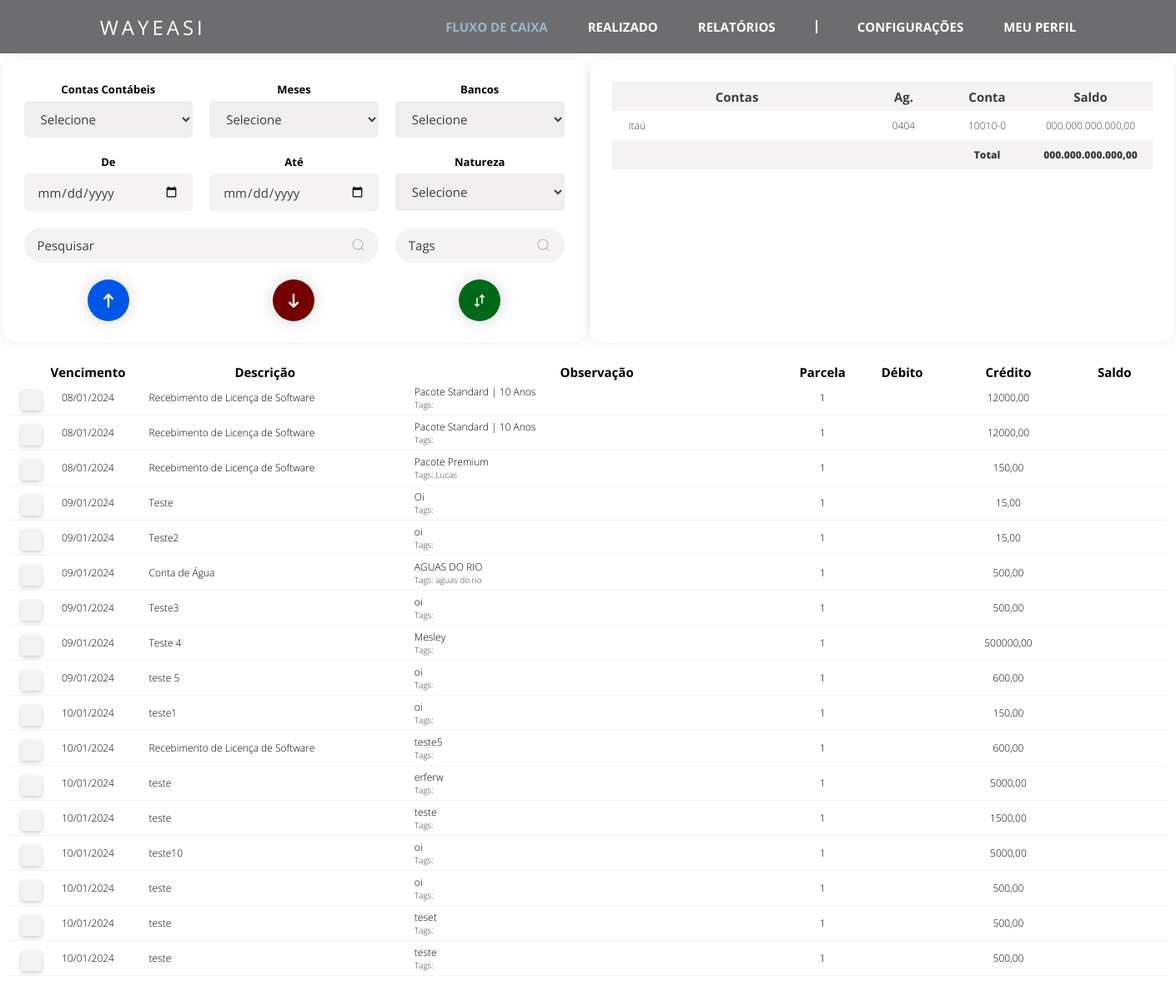
The app's page /fluxo_de_caixa/, older data.
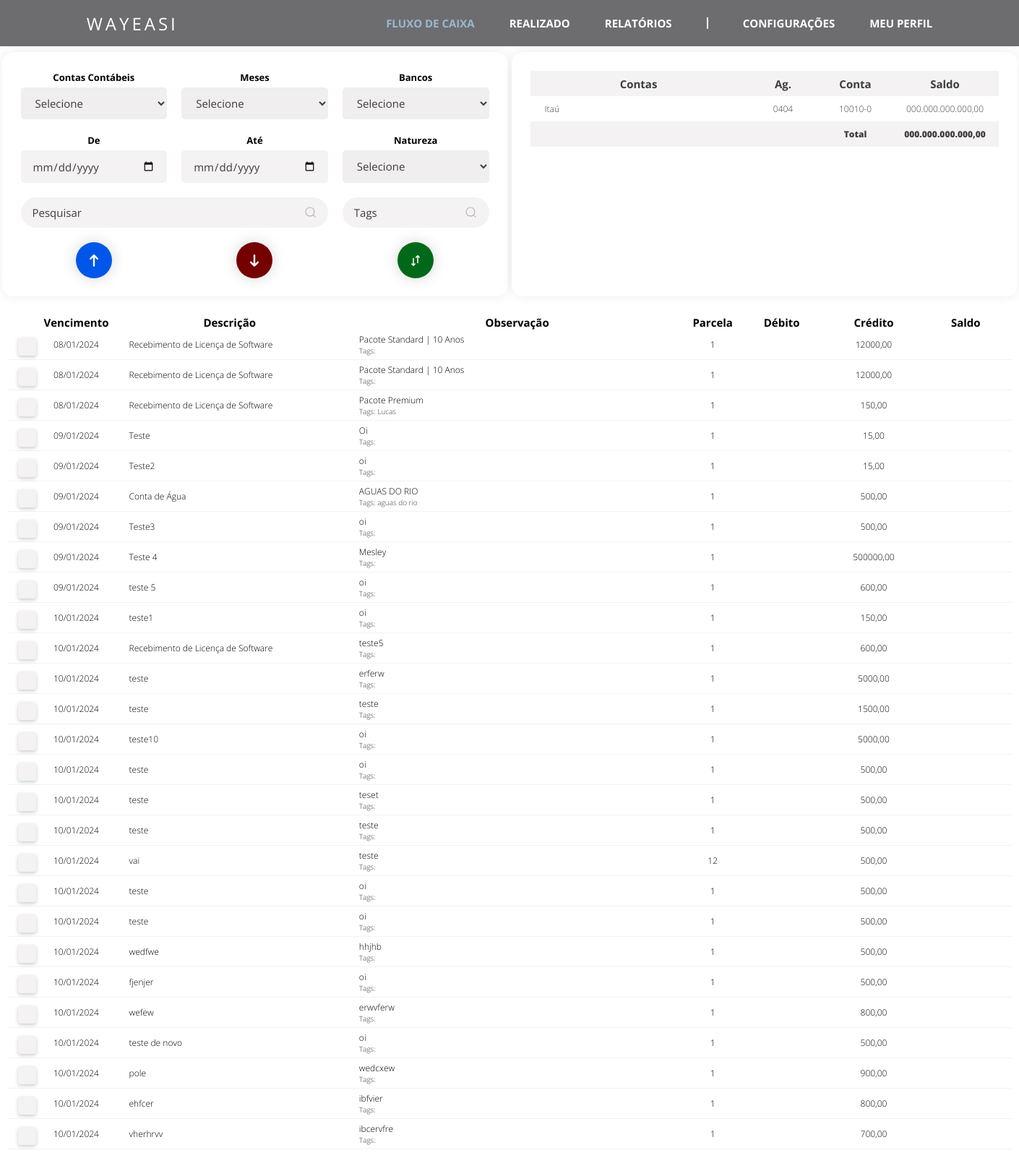
The same page, newer data.
### fluxo_de_caixa/models.py (models this page shows)
class recebimentos(models.Model):
    vencimento = models.DateField()
    descricao = models.CharField(max_length = 100)
    observacao = models.CharField(max_length = 100)
    valor = models.DecimalField(max_digits=13, decimal_places=2)
    conta_contabil = models.CharField(max_length = 100)
    parcelas = models.IntegerField()
    tags = models.CharField(max_length = 100)
    natureza = models.CharField(max_length=50)
    data_criacao = models.DateTimeField(auto_now_add=True)

### fluxo_de_caixa/views.py (the view, shortened to what this page needs)
# urls.py: path('', views.fluxo_de_caixa),
def fluxo_de_caixa(request):
    if request.method == "GET":
        recebimentos_list = recebimentos.objects.all()
        context = {'recebimentos_list': recebimentos_list}
        return render(request, 'fluxo_de_caixa.html', context)

### fluxo_de_caixa/templates/fluxo_de_caixa.html (shortened to what this page needs)
{% load static %}
<html lang="pt-br">
<head>
    <link rel="stylesheet" type="text/css" href="{% static 'css/fluxo-de-caixa.css' %}">
    <link rel="stylesheet" type="text/css" href="{% static 'css/styles.css' %}">
</head>
<body>
    <header class="header">
        <nav class="nav-bar">
            <a class="logo" href="#">WAYEASI</a>
            <ul class="nav-list">
                <li class="nav-fluxo-de-caixa"><a href="/fluxo_de_caixa/">FLUXO DE CAIXA</a></li>
                <li class="nav-realizado"><a href="realizado.html">REALIZADO</a></li>
                <li class="nav-relatorios"><a href="#">RELATÓRIOS</a></li>
                <li><div class="line"></div></li>
                <li class="nav-configuracoes"><a href="configuracoes.html">CONFIGURAÇÕES</a></li>
                <li class="nav-meu-perfil"><a href="meu-perfil.html">MEU PERFIL</a></li>
            </ul>
        </nav>
    </header>
    <main class="main">
        <div class="box-grid">
            <section class="flex">
                <label for="contas-contabeis">Contas Contábeis</label>
                <select id="contas-contabeis">
                    <option value="" disabled selected hidden>Selecione</option>
                </select>
            </section>
            <section class="flex">
                <label for="meses">Meses</label>
                <select id="meses">
                    <option value="" disabled selected hidden>Selecione</option>
                </select>
            </section>
            <section class="flex">
                <label for="bancos">Bancos</label>
                <select id="bancos">
                    <option value="" disabled selected hidden>Selecione</option>
                </select>
            </section>
            <section class="flex">
                <label for="data-inicio">De</label>
                <input class="data" type="date" id="data-inicio">
            </section>
            <section class="flex">
                <label for="data-fim">Até</label>
                <input class="data" type="date" id="data-fim">
            </section>
            <section class="flex">
                <label for="natureza">Natureza</label>
                <select id="natureza">
                    <option value="" disabled selected hidden>Selecione</option>
                </select>
            </section>
            <div class="pesquisa mesclar-2">
                <input type="text" class="caixa-pesquisa" placeholder="Pesquisar">
                <button class="botao-pesquisa">
                </button>
            </div>
            <div class="pesquisa-tags">
                <input type="text" class="caixa-pesquisa-tags" placeholder="Tags">
                <button class="botao-pesquisa-tags">
                </button>
            </div>
            <section>
                <button class="botao recebimentos">
                    <svg class="svgIcon" aria-hidden="true" xmlns="http://www.w3.org/2000/svg" fill="none" viewBox="0 0 10 14">
                        <path stroke="white" stroke-linecap="round" stroke-linejoin="round" stroke-width="2" d="M5 13V1m0 0L1 5m4-4 4 4"/>
                    </svg>
                </button>
            </section>
            <section>
                <button class="botao pagamentos">
                    <svg class="svgIcon" aria-hidden="true" xmlns="http://www.w3.org/2000/svg" fill="none" viewBox="0 0 10 14">
                        <path stroke="white" stroke-linecap="round" stroke-linejoin="round" stroke-width="2" d="M5 1v12m0 0 4-4m-4 4L1 9"/>
                    </svg>
            </section>
            <section>
                <button class="botao transferencias">
                    <svg class="svgIcon" aria-hidden="true" xmlns="http://www.w3.org/2000/svg" fill="none" viewBox="0 0 16 20">
                        <path stroke="white" stroke-linecap="round" stroke-linejoin="round" stroke-width="2" d="M4 6v13m0 0 3-3m-3 3-3-3m11-2V1m0 0L9 4m3-3 3 3"/>
                    </svg>
                </button>
            </section>
        </div>
        <div class="box-grid-bancos">
            <div class="conteudo-tabela-bancos">
                <table class="tabela-bancos">
                    <thead class="cabecalho-bancos">
                        <tr class="linha-cabecalho-bancos">
                            <th class="contas-bancos-col" scope="col">Contas</th>
                            <th class="ag-bancos-col" scope="col">Ag.</th>
                            <th class="conta-bancos-col" scope="col">Conta</th>
                            <th class="saldo-bancos-col" scope="col">Saldo</th>
                        </tr>
                    </thead>
                    <tbody>
                        <tr class="row-bancos" scope="row">
                            <td class="banco-row">Itaú</td>
                            <td class="ag-row">0404</td>
                            <td class="conta-row">10010-0</td>
                            <td class="saldo-banco-row">000.000.000.000,00</td>
                        </tr>
                        <tr class="totais-row" scope="row">
                            <td class=""></td>
                            <td class=""></td>
                            <td class="total-row">Total</td>
                            <td class="saldo-total-banco-row">000.000.000.000,00</td>
                        </tr>
                    </tbody>
                </table>
            </div>
        </div>
    </main>
    <div class="conteudo-tabela-lancamentos">
        <table class="tabela-lancamentos">
            <thead class="cabecalho-lancamentos">
                <tr class="linha-cabecalho-lancamentos">
                    <th class="checkbox-col" scope="col"></th>
                    <th class="vencimento-col" scope="col">Vencimento</th>
                    <th class="descricao-col" scope="col">Descrição</th>
                    <th class="obs-col" scope="col">Observação</th>
                    <th class="parcela-col" scope="col">Parcela</th>
                    <th class="debito-col" scope="col">Débito</th>
                    <th class="credito-col" scope="col">Crédito</th>
                    <th class="saldo-col" scope="col">Saldo</th>
                </tr>
            </thead>
            <tbody>
                {% for recebimento in recebimentos_list %}
                <tr class="row-lancamentos" scope="row">
                    <td class="checkbox-row"><label class="checkbox-container"><input class="checkbox-personalizado" type="checkbox"><span class="checkmark"></span></label></td>
                    <td class="vencimento-row">{{ recebimento.vencimento|date:"d/m/Y" }}</td>
                    <td class="descricao-row">{{ recebimento.descricao }}</td>
                    <td class="obs-row">
                        {{ recebimento.observacao }}
                        <small class="d-block">Tags: {{ recebimento.tags }}</small>
                    </td>
                    <td class="parcela-row">{{ recebimento.parcelas }}</td>
                    {% if recebimento.natureza == 'Débito' %}
                        <td class="debito-row">{{ recebimento.valor }}</td>
                        <td class="credito-row"></td>
                    {% else %}
                        <td class="debito-row"></td>
                        <td class="credito-row">{{ recebimento.valor }}</td>
                    {% endif %}
                    <td class="saldo-row">{{ recebimento.saldo }}</td>
                </tr>
            {% endfor %}
            </tbody>
        </table>
    </div>
</body>
</html>

### fluxo_de_caixa/static/css/fluxo-de-caixa.css (style rules this page uses)
.nav-fluxo-de-caixa a { color: var(--color7); }
.box-grid { display: grid; grid-template-columns: repeat(3, 1fr); width: 700px; height: 338px; margin: 4.5rem auto 1rem auto; padding: 1rem 1rem; background-color: var(--branco); border-radius: 1rem; box-shadow: var(--box-shadow1); }
.botao { margin: 10px auto; width: 50px; height: 50px; border-radius: 50%; border: none; font-weight: 600; display: flex; align-items: center; justify-content: center; box-shadow: 0px 0px 20px #0000002a; cursor: pointer; transition-duration: var(--transition-duration1); overflow: hidden; position: relative; }
.recebimentos { background-color: #0056e9; }
.pagamentos { background-color: var(--color6); }
.transferencias { background-color: var(--color5); }
.svgIcon { width: 12px; transition-duration: var(--transition-duration1); }
.recebimentos::before, .pagamentos::before, .transferencias::before { position: absolute; top: -20px; color: var(--branco); transition-duration: var(--transition-duration1); font-size: 2px; }
.box-grid-bancos { display: grid; grid-template-columns: repeat(1, 1fr); width: 700px; height: 338px; margin: 4.5rem auto 1rem auto; padding: 1.625rem 1.625rem; background-color: var(--branco); border-radius: 1rem; box-shadow: var(--box-shadow1); }
.conteudo-tabela-bancos { max-height: 286px; overflow: auto; }
.mesclar-2 { grid-column: span 2; }

Row changes from the older to the newer data that the page shows:
added recebimentos: vencimento "10/01/2024", descricao "vai", observacao "teste", parcelas "12", valor "500,00"
added recebimentos: vencimento "10/01/2024", descricao "teste", observacao "oi", parcelas "1", valor "500,00"
added recebimentos: vencimento "10/01/2024", descricao "teste", observacao "oi", parcelas "1", valor "500,00"
added recebimentos: vencimento "10/01/2024", descricao "wedfwe", observacao "hhjhb", parcelas "1", valor "500,00"
added recebimentos: vencimento "10/01/2024", descricao "fjenjer", observacao "oi", parcelas "1", valor "500,00"
added recebimentos: vencimento "10/01/2024", descricao "wefew", observacao "erwvferw", parcelas "1", valor "800,00"
added recebimentos: vencimento "10/01/2024", descricao "teste de novo", observacao "oi", parcelas "1", valor "500,00"
added recebimentos: vencimento "10/01/2024", descricao "pole", observacao "wedcxew", parcelas "1", valor "900,00"
added recebimentos: vencimento "10/01/2024", descricao "ehfcer", observacao "ibfvier", parcelas "1", valor "800,00"
added recebimentos: vencimento "10/01/2024", descricao "vherhrvv", observacao "ibcervfre", parcelas "1", valor "700,00"
